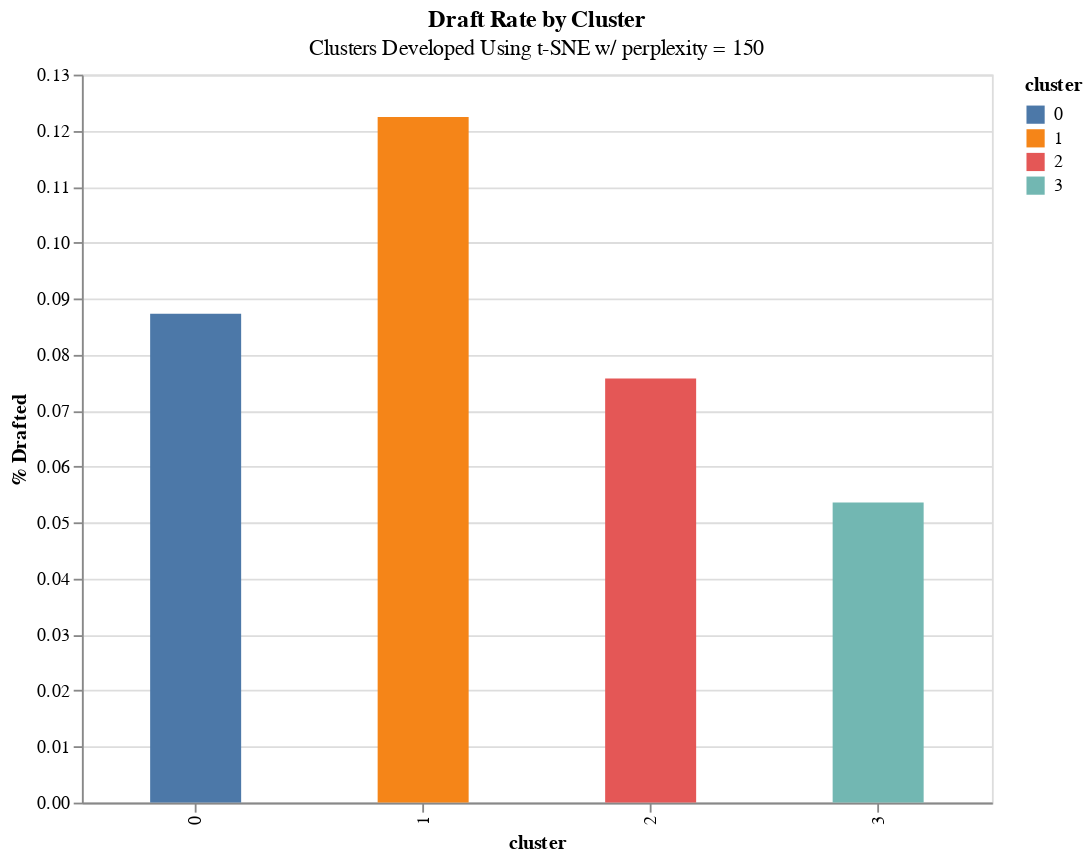

Notebook code cell kept with this figure:
### Markdown cell above
#### Check draft rate by cluster

### Code cell
import altair as alt
a = X_emb_df.groupby(by = 'cluster').agg({'is_drafted': 'mean', 'component 1': 'count'}).reset_index()

title={
      "text": ["Draft Rate by Cluster"], 
      "subtitle": ["Clusters Developed Using t-SNE w/ perplexity = 150"]
    }

alt.Chart(a).mark_bar(size = 50).encode(
    x = 'cluster:N', y = alt.Y('is_drafted:Q', title = '% Drafted'),
    color = 'cluster:N').properties(
    height = 300, width = 300).properties(title = title, height = 400, width = 500)

### Figure 1 — Vega-Lite specification as saved in the notebook (floating-point values rounded to 4 significant figures)
{"config": {"view": {"continuousWidth": 300, "continuousHeight": 300}}, "data": {"name": "data-da0a61c9a3f76c9c75db06a51312ea0e"}, "mark": {"type": "bar", "size": 50}, "encoding": {"color": {"field": "cluster", "type": "nominal"}, "x": {"field": "cluster", "type": "nominal"}, "y": {"field": "is_drafted", "title": "% Drafted", "type": "quantitative"}}, "height": 400, "title": {"text": ["Draft Rate by Cluster"], "subtitle": ["Clusters Developed Using t-SNE w/ perplexity = 150"]}, "width": 500, "$schema": "https://vega.github.io/schema/vega-lite/v5.6.1.json", "datasets": {"data-da0a61c9a3f76c9c75db06a51312ea0e": [{"cluster": 0, "is_drafted": 0.0873, "component 1": 5842}, {"cluster": 1, "is_drafted": 0.1224, "component 1": 6477}, {"cluster": 2, "is_drafted": 0.07572, "component 1": 5190}, {"cluster": 3, "is_drafted": 0.05359, "component 1": 6438}]}}
